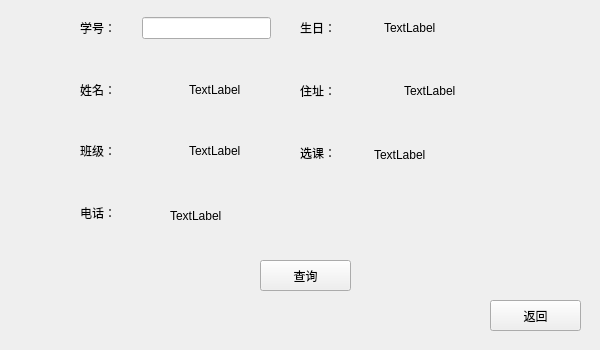
<?xml version="1.0" encoding="UTF-8"?>
<ui version="4.0">
 <class>search</class>
 <widget class="QWidget" name="search">
  <property name="geometry">
   <rect>
    <x>0</x>
    <y>0</y>
    <width>600</width>
    <height>350</height>
   </rect>
  </property>
  <property name="windowTitle">
   <string>学生查询</string>
  </property>
  <widget class="QPushButton" name="pushButton">
   <property name="geometry">
    <rect>
     <x>490</x>
     <y>300</y>
     <width>91</width>
     <height>31</height>
    </rect>
   </property>
   <property name="text">
    <string>返回</string>
   </property>
  </widget>
  <widget class="QPushButton" name="pushButton_2">
   <property name="geometry">
    <rect>
     <x>260</x>
     <y>260</y>
     <width>91</width>
     <height>31</height>
    </rect>
   </property>
   <property name="text">
    <string>查询</string>
   </property>
  </widget>
  <widget class="QWidget" name="verticalLayoutWidget">
   <property name="geometry">
    <rect>
     <x>80</x>
     <y>10</y>
     <width>191</width>
     <height>221</height>
    </rect>
   </property>
   <layout class="QVBoxLayout" name="verticalLayout">
    <item>
     <layout class="QHBoxLayout" name="horizontalLayout">
      <item>
       <widget class="QLabel" name="label_2">
        <property name="text">
         <string>学号：</string>
        </property>
       </widget>
      </item>
      <item>
       <spacer name="verticalSpacer">
        <property name="orientation">
         <enum>Qt::Vertical</enum>
        </property>
        <property name="sizeHint" stdset="0">
         <size>
          <width>20</width>
          <height>40</height>
         </size>
        </property>
       </spacer>
      </item>
      <item>
       <widget class="QLineEdit" name="lineEdit"/>
      </item>
     </layout>
    </item>
    <item>
     <spacer name="horizontalSpacer">
      <property name="orientation">
       <enum>Qt::Horizontal</enum>
      </property>
      <property name="sizeHint" stdset="0">
       <size>
        <width>40</width>
        <height>20</height>
       </size>
      </property>
     </spacer>
    </item>
    <item>
     <layout class="QHBoxLayout" name="horizontalLayout_5">
      <item>
       <widget class="QLabel" name="label_3">
        <property name="text">
         <string>姓名：</string>
        </property>
       </widget>
      </item>
      <item>
       <spacer name="verticalSpacer_4">
        <property name="orientation">
         <enum>Qt::Vertical</enum>
        </property>
        <property name="sizeHint" stdset="0">
         <size>
          <width>20</width>
          <height>40</height>
         </size>
        </property>
       </spacer>
      </item>
      <item>
       <widget class="QLabel" name="label_8">
        <property name="text">
         <string>TextLabel</string>
        </property>
       </widget>
      </item>
     </layout>
    </item>
    <item>
     <spacer name="horizontalSpacer_2">
      <property name="orientation">
       <enum>Qt::Horizontal</enum>
      </property>
      <property name="sizeHint" stdset="0">
       <size>
        <width>40</width>
        <height>20</height>
       </size>
      </property>
     </spacer>
    </item>
    <item>
     <layout class="QHBoxLayout" name="horizontalLayout_4">
      <item>
       <widget class="QLabel" name="label">
        <property name="text">
         <string>班级：</string>
        </property>
       </widget>
      </item>
      <item>
       <spacer name="verticalSpacer_2">
        <property name="orientation">
         <enum>Qt::Vertical</enum>
        </property>
        <property name="sizeHint" stdset="0">
         <size>
          <width>20</width>
          <height>40</height>
         </size>
        </property>
       </spacer>
      </item>
      <item>
       <widget class="QLabel" name="label_9">
        <property name="text">
         <string>TextLabel</string>
        </property>
       </widget>
      </item>
     </layout>
    </item>
    <item>
     <spacer name="horizontalSpacer_3">
      <property name="orientation">
       <enum>Qt::Horizontal</enum>
      </property>
      <property name="sizeHint" stdset="0">
       <size>
        <width>40</width>
        <height>20</height>
       </size>
      </property>
     </spacer>
    </item>
    <item>
     <layout class="QHBoxLayout" name="horizontalLayout_2">
      <item>
       <widget class="QLabel" name="label_5">
        <property name="text">
         <string>电话：</string>
        </property>
       </widget>
      </item>
      <item>
       <spacer name="verticalSpacer_3">
        <property name="orientation">
         <enum>Qt::Vertical</enum>
        </property>
        <property name="sizeHint" stdset="0">
         <size>
          <width>20</width>
          <height>40</height>
         </size>
        </property>
       </spacer>
      </item>
     </layout>
    </item>
   </layout>
  </widget>
  <widget class="QWidget" name="verticalLayoutWidget_2">
   <property name="geometry">
    <rect>
     <x>300</x>
     <y>10</y>
     <width>181</width>
     <height>161</height>
    </rect>
   </property>
   <layout class="QVBoxLayout" name="verticalLayout_2">
    <item>
     <layout class="QHBoxLayout" name="horizontalLayout_3">
      <item>
       <widget class="QLabel" name="label_4">
        <property name="text">
         <string>生日：</string>
        </property>
       </widget>
      </item>
      <item>
       <widget class="QLabel" name="label_11">
        <property name="text">
         <string>TextLabel</string>
        </property>
       </widget>
      </item>
      <item>
       <spacer name="verticalSpacer_5">
        <property name="orientation">
         <enum>Qt::Vertical</enum>
        </property>
        <property name="sizeHint" stdset="0">
         <size>
          <width>20</width>
          <height>40</height>
         </size>
        </property>
       </spacer>
      </item>
     </layout>
    </item>
    <item>
     <spacer name="horizontalSpacer_4">
      <property name="orientation">
       <enum>Qt::Horizontal</enum>
      </property>
      <property name="sizeHint" stdset="0">
       <size>
        <width>40</width>
        <height>20</height>
       </size>
      </property>
     </spacer>
    </item>
    <item>
     <layout class="QHBoxLayout" name="horizontalLayout_6">
      <item>
       <widget class="QLabel" name="label_6">
        <property name="text">
         <string>住址：</string>
        </property>
       </widget>
      </item>
      <item>
       <spacer name="verticalSpacer_6">
        <property name="orientation">
         <enum>Qt::Vertical</enum>
        </property>
        <property name="sizeHint" stdset="0">
         <size>
          <width>20</width>
          <height>40</height>
         </size>
        </property>
       </spacer>
      </item>
      <item>
       <widget class="QLabel" name="label_12">
        <property name="text">
         <string>TextLabel</string>
        </property>
       </widget>
      </item>
     </layout>
    </item>
    <item>
     <spacer name="horizontalSpacer_5">
      <property name="orientation">
       <enum>Qt::Horizontal</enum>
      </property>
      <property name="sizeHint" stdset="0">
       <size>
        <width>40</width>
        <height>20</height>
       </size>
      </property>
     </spacer>
    </item>
    <item>
     <layout class="QHBoxLayout" name="horizontalLayout_7">
      <item>
       <widget class="QLabel" name="label_7">
        <property name="text">
         <string>选课：</string>
        </property>
       </widget>
      </item>
      <item>
       <spacer name="verticalSpacer_7">
        <property name="orientation">
         <enum>Qt::Vertical</enum>
        </property>
        <property name="sizeHint" stdset="0">
         <size>
          <width>20</width>
          <height>40</height>
         </size>
        </property>
       </spacer>
      </item>
     </layout>
    </item>
   </layout>
  </widget>
  <widget class="QLabel" name="label_10">
   <property name="geometry">
    <rect>
     <x>170</x>
     <y>200</y>
     <width>131</width>
     <height>31</height>
    </rect>
   </property>
   <property name="text">
    <string>TextLabel</string>
   </property>
  </widget>
  <widget class="QLabel" name="label_13">
   <property name="geometry">
    <rect>
     <x>374</x>
     <y>140</y>
     <width>151</width>
     <height>30</height>
    </rect>
   </property>
   <property name="text">
    <string>TextLabel</string>
   </property>
  </widget>
 </widget>
 <resources/>
 <connections/>
</ui>
